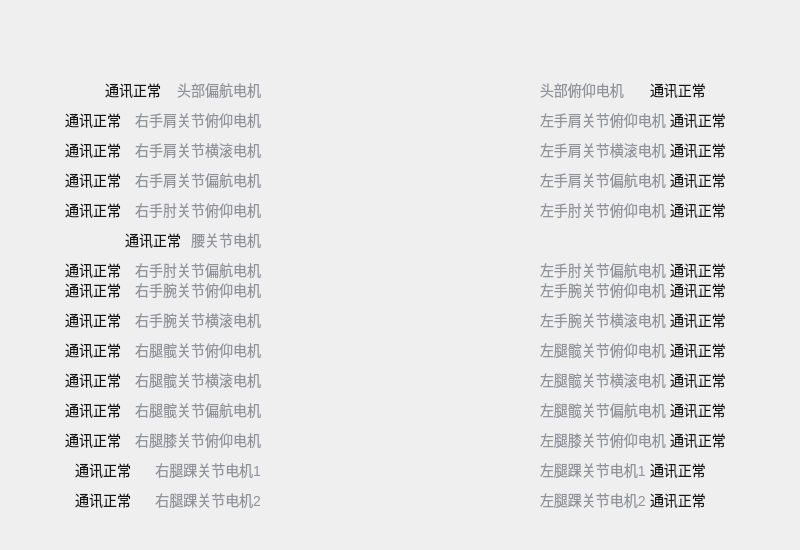
<?xml version="1.0" encoding="UTF-8"?>
<ui version="4.0">
 <class>DeviceInfoWidgetAtomMax</class>
 <widget class="QWidget" name="DeviceInfoWidgetAtomMax">
  <property name="geometry">
   <rect>
    <x>0</x>
    <y>0</y>
    <width>800</width>
    <height>550</height>
   </rect>
  </property>
  <property name="sizePolicy">
   <sizepolicy hsizetype="Fixed" vsizetype="Fixed">
    <horstretch>0</horstretch>
    <verstretch>0</verstretch>
   </sizepolicy>
  </property>
  <property name="minimumSize">
   <size>
    <width>800</width>
    <height>550</height>
   </size>
  </property>
  <property name="maximumSize">
   <size>
    <width>800</width>
    <height>550</height>
   </size>
  </property>
  <property name="styleSheet">
   <string notr="true"/>
  </property>
  <layout class="QHBoxLayout" name="horizontalLayout">
   <property name="spacing">
    <number>0</number>
   </property>
   <property name="leftMargin">
    <number>0</number>
   </property>
   <property name="topMargin">
    <number>0</number>
   </property>
   <property name="rightMargin">
    <number>0</number>
   </property>
   <property name="bottomMargin">
    <number>0</number>
   </property>
   <item>
    <widget class="QWidget" name="widget" native="true">
     <property name="styleSheet">
      <string notr="true">#widget{
	opacity: 1;
	background-image: url(:/res/image/atomMax.png);
	background-repeat: no-repeat;
	background-position: center;
}</string>
     </property>
     <widget class="QLabel" name="labelRShoulderPMotor">
      <property name="geometry">
       <rect>
        <x>40</x>
        <y>110</y>
        <width>81</width>
        <height>20</height>
       </rect>
      </property>
      <property name="sizePolicy">
       <sizepolicy hsizetype="Expanding" vsizetype="Preferred">
        <horstretch>0</horstretch>
        <verstretch>0</verstretch>
       </sizepolicy>
      </property>
      <property name="styleSheet">
       <string notr="true">.QLabel{
	opacity: 1;
	font-size: 14px;
	font-weight: normal;
	line-height: 24px;
	color: #131414;
	text-align: left;
}
.QLabel:!enabled{
	color: #ff7f7f;
}</string>
      </property>
      <property name="text">
       <string>通讯正常</string>
      </property>
      <property name="alignment">
       <set>Qt::AlignRight|Qt::AlignTrailing|Qt::AlignVCenter</set>
      </property>
     </widget>
     <widget class="QLabel" name="labelHeadYMotor">
      <property name="geometry">
       <rect>
        <x>50</x>
        <y>80</y>
        <width>111</width>
        <height>20</height>
       </rect>
      </property>
      <property name="sizePolicy">
       <sizepolicy hsizetype="Expanding" vsizetype="Preferred">
        <horstretch>0</horstretch>
        <verstretch>0</verstretch>
       </sizepolicy>
      </property>
      <property name="styleSheet">
       <string notr="true">.QLabel{
	opacity: 1;
	font-size: 14px;
	font-weight: normal;
	line-height: 24px;
	color: #131414;
	text-align: left;
}
.QLabel:!enabled{
	color: #ff7f7f;
}</string>
      </property>
      <property name="text">
       <string>通讯正常</string>
      </property>
      <property name="alignment">
       <set>Qt::AlignRight|Qt::AlignTrailing|Qt::AlignVCenter</set>
      </property>
     </widget>
     <widget class="QLabel" name="labelLElbowPMotor">
      <property name="geometry">
       <rect>
        <x>670</x>
        <y>200</y>
        <width>111</width>
        <height>20</height>
       </rect>
      </property>
      <property name="sizePolicy">
       <sizepolicy hsizetype="Expanding" vsizetype="Preferred">
        <horstretch>0</horstretch>
        <verstretch>0</verstretch>
       </sizepolicy>
      </property>
      <property name="styleSheet">
       <string notr="true">.QLabel{
	opacity: 1;
	font-size: 14px;
	font-weight: normal;
	line-height: 24px;
	color: #131414;
	text-align: left;
}
.QLabel:!enabled{
	color: #ff7f7f;
}</string>
      </property>
      <property name="text">
       <string>通讯正常</string>
      </property>
     </widget>
     <widget class="QLabel" name="label_20">
      <property name="geometry">
       <rect>
        <x>540</x>
        <y>140</y>
        <width>131</width>
        <height>20</height>
       </rect>
      </property>
      <property name="styleSheet">
       <string notr="true">font-weight: 400; 
font-size: 14px;
color: #909399 </string>
      </property>
      <property name="text">
       <string>左手肩关节横滚电机</string>
      </property>
     </widget>
     <widget class="QLabel" name="labelRKneePMotor">
      <property name="geometry">
       <rect>
        <x>40</x>
        <y>430</y>
        <width>81</width>
        <height>20</height>
       </rect>
      </property>
      <property name="sizePolicy">
       <sizepolicy hsizetype="Expanding" vsizetype="Preferred">
        <horstretch>0</horstretch>
        <verstretch>0</verstretch>
       </sizepolicy>
      </property>
      <property name="styleSheet">
       <string notr="true">.QLabel{
	opacity: 1;
	font-size: 14px;
	font-weight: normal;
	line-height: 24px;
	color: #131414;
	text-align: left;
}
.QLabel:!enabled{
	color: #ff7f7f;
}</string>
      </property>
      <property name="text">
       <string>通讯正常</string>
      </property>
      <property name="alignment">
       <set>Qt::AlignRight|Qt::AlignTrailing|Qt::AlignVCenter</set>
      </property>
     </widget>
     <widget class="QLabel" name="label_19">
      <property name="geometry">
       <rect>
        <x>540</x>
        <y>110</y>
        <width>131</width>
        <height>20</height>
       </rect>
      </property>
      <property name="styleSheet">
       <string notr="true">font-weight: 400; 
font-size: 14px;
color: #909399 </string>
      </property>
      <property name="text">
       <string>左手肩关节俯仰电机</string>
      </property>
     </widget>
     <widget class="QLabel" name="labelLHipYMotor">
      <property name="geometry">
       <rect>
        <x>670</x>
        <y>400</y>
        <width>111</width>
        <height>20</height>
       </rect>
      </property>
      <property name="sizePolicy">
       <sizepolicy hsizetype="Expanding" vsizetype="Preferred">
        <horstretch>0</horstretch>
        <verstretch>0</verstretch>
       </sizepolicy>
      </property>
      <property name="styleSheet">
       <string notr="true">.QLabel{
	opacity: 1;
	font-size: 14px;
	font-weight: normal;
	line-height: 24px;
	color: #131414;
	text-align: left;
}
.QLabel:!enabled{
	color: #ff7f7f;
}</string>
      </property>
      <property name="text">
       <string>通讯正常</string>
      </property>
     </widget>
     <widget class="QLabel" name="label_13">
      <property name="geometry">
       <rect>
        <x>130</x>
        <y>400</y>
        <width>131</width>
        <height>20</height>
       </rect>
      </property>
      <property name="styleSheet">
       <string notr="true">font-weight: 400; 
font-size: 14px;
color: #909399 </string>
      </property>
      <property name="text">
       <string>右腿髋关节偏航电机</string>
      </property>
      <property name="alignment">
       <set>Qt::AlignRight|Qt::AlignTrailing|Qt::AlignVCenter</set>
      </property>
     </widget>
     <widget class="QLabel" name="labelLWristPMotor">
      <property name="geometry">
       <rect>
        <x>670</x>
        <y>280</y>
        <width>111</width>
        <height>20</height>
       </rect>
      </property>
      <property name="sizePolicy">
       <sizepolicy hsizetype="Expanding" vsizetype="Preferred">
        <horstretch>0</horstretch>
        <verstretch>0</verstretch>
       </sizepolicy>
      </property>
      <property name="styleSheet">
       <string notr="true">.QLabel{
	opacity: 1;
	font-size: 14px;
	font-weight: normal;
	line-height: 24px;
	color: #131414;
	text-align: left;
}
.QLabel:!enabled{
	color: #ff7f7f;
}</string>
      </property>
      <property name="text">
       <string>通讯正常</string>
      </property>
     </widget>
     <widget class="QLabel" name="label_18">
      <property name="geometry">
       <rect>
        <x>160</x>
        <y>80</y>
        <width>101</width>
        <height>20</height>
       </rect>
      </property>
      <property name="styleSheet">
       <string notr="true">font-weight: 400; 
font-size: 14px;
color: #909399 </string>
      </property>
      <property name="text">
       <string>头部偏航电机</string>
      </property>
      <property name="alignment">
       <set>Qt::AlignRight|Qt::AlignTrailing|Qt::AlignVCenter</set>
      </property>
     </widget>
     <widget class="QLabel" name="labelRShoulderYMotor">
      <property name="geometry">
       <rect>
        <x>40</x>
        <y>170</y>
        <width>81</width>
        <height>20</height>
       </rect>
      </property>
      <property name="sizePolicy">
       <sizepolicy hsizetype="Expanding" vsizetype="Preferred">
        <horstretch>0</horstretch>
        <verstretch>0</verstretch>
       </sizepolicy>
      </property>
      <property name="styleSheet">
       <string notr="true">.QLabel{
	opacity: 1;
	font-size: 14px;
	font-weight: normal;
	line-height: 24px;
	color: #131414;
	text-align: left;
}
.QLabel:!enabled{
	color: #ff7f7f;
}</string>
      </property>
      <property name="text">
       <string>通讯正常</string>
      </property>
      <property name="alignment">
       <set>Qt::AlignRight|Qt::AlignTrailing|Qt::AlignVCenter</set>
      </property>
     </widget>
     <widget class="QLabel" name="label_37">
      <property name="geometry">
       <rect>
        <x>540</x>
        <y>490</y>
        <width>131</width>
        <height>20</height>
       </rect>
      </property>
      <property name="styleSheet">
       <string notr="true">font-weight: 400; 
font-size: 14px;
color: #909399 </string>
      </property>
      <property name="text">
       <string>左腿踝关节电机2</string>
      </property>
     </widget>
     <widget class="QLabel" name="labelLShoulderYMotor">
      <property name="geometry">
       <rect>
        <x>670</x>
        <y>170</y>
        <width>111</width>
        <height>20</height>
       </rect>
      </property>
      <property name="sizePolicy">
       <sizepolicy hsizetype="Expanding" vsizetype="Preferred">
        <horstretch>0</horstretch>
        <verstretch>0</verstretch>
       </sizepolicy>
      </property>
      <property name="styleSheet">
       <string notr="true">.QLabel{
	opacity: 1;
	font-size: 14px;
	font-weight: normal;
	line-height: 24px;
	color: #131414;
	text-align: left;
}
.QLabel:!enabled{
	color: #ff7f7f;
}</string>
      </property>
      <property name="text">
       <string>通讯正常</string>
      </property>
     </widget>
     <widget class="QLabel" name="label_12">
      <property name="geometry">
       <rect>
        <x>130</x>
        <y>370</y>
        <width>131</width>
        <height>20</height>
       </rect>
      </property>
      <property name="styleSheet">
       <string notr="true">font-weight: 400; 
font-size: 14px;
color: #909399 </string>
      </property>
      <property name="text">
       <string>右腿髋关节横滚电机</string>
      </property>
      <property name="alignment">
       <set>Qt::AlignRight|Qt::AlignTrailing|Qt::AlignVCenter</set>
      </property>
     </widget>
     <widget class="QLabel" name="labelLHipPMotor">
      <property name="geometry">
       <rect>
        <x>670</x>
        <y>340</y>
        <width>111</width>
        <height>20</height>
       </rect>
      </property>
      <property name="sizePolicy">
       <sizepolicy hsizetype="Expanding" vsizetype="Preferred">
        <horstretch>0</horstretch>
        <verstretch>0</verstretch>
       </sizepolicy>
      </property>
      <property name="styleSheet">
       <string notr="true">.QLabel{
	opacity: 1;
	font-size: 14px;
	font-weight: normal;
	line-height: 24px;
	color: #131414;
	text-align: left;
}
.QLabel:!enabled{
	color: #ff7f7f;
}</string>
      </property>
      <property name="text">
       <string>通讯正常</string>
      </property>
     </widget>
     <widget class="QLabel" name="label_25">
      <property name="geometry">
       <rect>
        <x>540</x>
        <y>310</y>
        <width>131</width>
        <height>20</height>
       </rect>
      </property>
      <property name="styleSheet">
       <string notr="true">font-weight: 400; 
font-size: 14px;
color: #909399 </string>
      </property>
      <property name="text">
       <string>左手腕关节横滚电机</string>
      </property>
     </widget>
     <widget class="QLabel" name="label_34">
      <property name="geometry">
       <rect>
        <x>540</x>
        <y>400</y>
        <width>131</width>
        <height>20</height>
       </rect>
      </property>
      <property name="styleSheet">
       <string notr="true">font-weight: 400; 
font-size: 14px;
color: #909399 </string>
      </property>
      <property name="text">
       <string>左腿髋关节偏航电机</string>
      </property>
     </widget>
     <widget class="QLabel" name="labelRElbowYMotor">
      <property name="geometry">
       <rect>
        <x>40</x>
        <y>260</y>
        <width>81</width>
        <height>20</height>
       </rect>
      </property>
      <property name="sizePolicy">
       <sizepolicy hsizetype="Expanding" vsizetype="Preferred">
        <horstretch>0</horstretch>
        <verstretch>0</verstretch>
       </sizepolicy>
      </property>
      <property name="styleSheet">
       <string notr="true">.QLabel{
	opacity: 1;
	font-size: 14px;
	font-weight: normal;
	line-height: 24px;
	color: #131414;
	text-align: left;
}
.QLabel:!enabled{
	color: #ff7f7f;
}</string>
      </property>
      <property name="text">
       <string>通讯正常</string>
      </property>
      <property name="alignment">
       <set>Qt::AlignRight|Qt::AlignTrailing|Qt::AlignVCenter</set>
      </property>
     </widget>
     <widget class="QLabel" name="label_33">
      <property name="geometry">
       <rect>
        <x>540</x>
        <y>370</y>
        <width>131</width>
        <height>20</height>
       </rect>
      </property>
      <property name="styleSheet">
       <string notr="true">font-weight: 400; 
font-size: 14px;
color: #909399 </string>
      </property>
      <property name="text">
       <string>左腿髋关节横滚电机</string>
      </property>
     </widget>
     <widget class="QLabel" name="label_28">
      <property name="geometry">
       <rect>
        <x>130</x>
        <y>200</y>
        <width>131</width>
        <height>20</height>
       </rect>
      </property>
      <property name="styleSheet">
       <string notr="true">font-weight: 400; 
font-size: 14px;
color: #909399 </string>
      </property>
      <property name="text">
       <string>右手肘关节俯仰电机</string>
      </property>
      <property name="alignment">
       <set>Qt::AlignRight|Qt::AlignTrailing|Qt::AlignVCenter</set>
      </property>
     </widget>
     <widget class="QLabel" name="label_31">
      <property name="geometry">
       <rect>
        <x>130</x>
        <y>310</y>
        <width>131</width>
        <height>20</height>
       </rect>
      </property>
      <property name="styleSheet">
       <string notr="true">font-weight: 400; 
font-size: 14px;
color: #909399 </string>
      </property>
      <property name="text">
       <string>右手腕关节横滚电机</string>
      </property>
      <property name="alignment">
       <set>Qt::AlignRight|Qt::AlignTrailing|Qt::AlignVCenter</set>
      </property>
     </widget>
     <widget class="QLabel" name="labelLElbowYMotor">
      <property name="geometry">
       <rect>
        <x>670</x>
        <y>260</y>
        <width>111</width>
        <height>20</height>
       </rect>
      </property>
      <property name="sizePolicy">
       <sizepolicy hsizetype="Expanding" vsizetype="Preferred">
        <horstretch>0</horstretch>
        <verstretch>0</verstretch>
       </sizepolicy>
      </property>
      <property name="styleSheet">
       <string notr="true">.QLabel{
	opacity: 1;
	font-size: 14px;
	font-weight: normal;
	line-height: 24px;
	color: #131414;
	text-align: left;
}
.QLabel:!enabled{
	color: #ff7f7f;
}</string>
      </property>
      <property name="text">
       <string>通讯正常</string>
      </property>
     </widget>
     <widget class="QLabel" name="label_17">
      <property name="geometry">
       <rect>
        <x>540</x>
        <y>80</y>
        <width>101</width>
        <height>20</height>
       </rect>
      </property>
      <property name="styleSheet">
       <string notr="true">font-weight: 400; 
font-size: 14px;
color: #909399 </string>
      </property>
      <property name="text">
       <string>头部俯仰电机</string>
      </property>
     </widget>
     <widget class="QLabel" name="labelLAnkleMotor1">
      <property name="geometry">
       <rect>
        <x>650</x>
        <y>460</y>
        <width>111</width>
        <height>20</height>
       </rect>
      </property>
      <property name="sizePolicy">
       <sizepolicy hsizetype="Expanding" vsizetype="Preferred">
        <horstretch>0</horstretch>
        <verstretch>0</verstretch>
       </sizepolicy>
      </property>
      <property name="styleSheet">
       <string notr="true">.QLabel{
	opacity: 1;
	font-size: 14px;
	font-weight: normal;
	line-height: 24px;
	color: #131414;
	text-align: left;
}
.QLabel:!enabled{
	color: #ff7f7f;
}</string>
      </property>
      <property name="text">
       <string>通讯正常</string>
      </property>
     </widget>
     <widget class="QLabel" name="labelLHipRMotor">
      <property name="geometry">
       <rect>
        <x>670</x>
        <y>370</y>
        <width>111</width>
        <height>20</height>
       </rect>
      </property>
      <property name="sizePolicy">
       <sizepolicy hsizetype="Expanding" vsizetype="Preferred">
        <horstretch>0</horstretch>
        <verstretch>0</verstretch>
       </sizepolicy>
      </property>
      <property name="styleSheet">
       <string notr="true">.QLabel{
	opacity: 1;
	font-size: 14px;
	font-weight: normal;
	line-height: 24px;
	color: #131414;
	text-align: left;
}
.QLabel:!enabled{
	color: #ff7f7f;
}</string>
      </property>
      <property name="text">
       <string>通讯正常</string>
      </property>
     </widget>
     <widget class="QLabel" name="labelLKneePMotor">
      <property name="geometry">
       <rect>
        <x>670</x>
        <y>430</y>
        <width>111</width>
        <height>20</height>
       </rect>
      </property>
      <property name="sizePolicy">
       <sizepolicy hsizetype="Expanding" vsizetype="Preferred">
        <horstretch>0</horstretch>
        <verstretch>0</verstretch>
       </sizepolicy>
      </property>
      <property name="styleSheet">
       <string notr="true">.QLabel{
	opacity: 1;
	font-size: 14px;
	font-weight: normal;
	line-height: 24px;
	color: #131414;
	text-align: left;
}
.QLabel:!enabled{
	color: #ff7f7f;
}</string>
      </property>
      <property name="text">
       <string>通讯正常</string>
      </property>
     </widget>
     <widget class="QLabel" name="labelRHipYMotor">
      <property name="geometry">
       <rect>
        <x>40</x>
        <y>400</y>
        <width>81</width>
        <height>20</height>
       </rect>
      </property>
      <property name="sizePolicy">
       <sizepolicy hsizetype="Expanding" vsizetype="Preferred">
        <horstretch>0</horstretch>
        <verstretch>0</verstretch>
       </sizepolicy>
      </property>
      <property name="styleSheet">
       <string notr="true">.QLabel{
	opacity: 1;
	font-size: 14px;
	font-weight: normal;
	line-height: 24px;
	color: #131414;
	text-align: left;
}
.QLabel:!enabled{
	color: #ff7f7f;
}</string>
      </property>
      <property name="text">
       <string>通讯正常</string>
      </property>
      <property name="alignment">
       <set>Qt::AlignRight|Qt::AlignTrailing|Qt::AlignVCenter</set>
      </property>
     </widget>
     <widget class="QLabel" name="label_35">
      <property name="geometry">
       <rect>
        <x>540</x>
        <y>430</y>
        <width>131</width>
        <height>20</height>
       </rect>
      </property>
      <property name="styleSheet">
       <string notr="true">font-weight: 400; 
font-size: 14px;
color: #909399 </string>
      </property>
      <property name="text">
       <string>左腿膝关节俯仰电机</string>
      </property>
     </widget>
     <widget class="QLabel" name="labelRHipPMotor">
      <property name="geometry">
       <rect>
        <x>40</x>
        <y>340</y>
        <width>81</width>
        <height>20</height>
       </rect>
      </property>
      <property name="sizePolicy">
       <sizepolicy hsizetype="Expanding" vsizetype="Preferred">
        <horstretch>0</horstretch>
        <verstretch>0</verstretch>
       </sizepolicy>
      </property>
      <property name="styleSheet">
       <string notr="true">.QLabel{
	opacity: 1;
	font-size: 14px;
	font-weight: normal;
	line-height: 24px;
	color: #131414;
	text-align: left;
}
.QLabel:!enabled{
	color: #ff7f7f;
}</string>
      </property>
      <property name="text">
       <string>通讯正常</string>
      </property>
      <property name="alignment">
       <set>Qt::AlignRight|Qt::AlignTrailing|Qt::AlignVCenter</set>
      </property>
     </widget>
     <widget class="QLabel" name="label_24">
      <property name="geometry">
       <rect>
        <x>540</x>
        <y>280</y>
        <width>131</width>
        <height>20</height>
       </rect>
      </property>
      <property name="styleSheet">
       <string notr="true">font-weight: 400; 
font-size: 14px;
color: #909399 </string>
      </property>
      <property name="text">
       <string>左手腕关节俯仰电机</string>
      </property>
     </widget>
     <widget class="QLabel" name="label_29">
      <property name="geometry">
       <rect>
        <x>180</x>
        <y>230</y>
        <width>81</width>
        <height>20</height>
       </rect>
      </property>
      <property name="styleSheet">
       <string notr="true">font-weight: 400; 
font-size: 14px;
color: #909399 </string>
      </property>
      <property name="text">
       <string>腰关节电机</string>
      </property>
      <property name="alignment">
       <set>Qt::AlignRight|Qt::AlignTrailing|Qt::AlignVCenter</set>
      </property>
     </widget>
     <widget class="QLabel" name="labelRHipRMotor">
      <property name="geometry">
       <rect>
        <x>40</x>
        <y>370</y>
        <width>81</width>
        <height>20</height>
       </rect>
      </property>
      <property name="sizePolicy">
       <sizepolicy hsizetype="Expanding" vsizetype="Preferred">
        <horstretch>0</horstretch>
        <verstretch>0</verstretch>
       </sizepolicy>
      </property>
      <property name="styleSheet">
       <string notr="true">.QLabel{
	opacity: 1;
	font-size: 14px;
	font-weight: normal;
	line-height: 24px;
	color: #131414;
	text-align: left;
}
.QLabel:!enabled{
	color: #ff7f7f;
}</string>
      </property>
      <property name="text">
       <string>通讯正常</string>
      </property>
      <property name="alignment">
       <set>Qt::AlignRight|Qt::AlignTrailing|Qt::AlignVCenter</set>
      </property>
     </widget>
     <widget class="QLabel" name="labelLShoulderPMotor">
      <property name="geometry">
       <rect>
        <x>670</x>
        <y>110</y>
        <width>111</width>
        <height>20</height>
       </rect>
      </property>
      <property name="sizePolicy">
       <sizepolicy hsizetype="Expanding" vsizetype="Preferred">
        <horstretch>0</horstretch>
        <verstretch>0</verstretch>
       </sizepolicy>
      </property>
      <property name="styleSheet">
       <string notr="true">.QLabel{
	opacity: 1;
	font-size: 14px;
	font-weight: normal;
	line-height: 24px;
	color: #131414;
	text-align: left;
}
.QLabel:!enabled{
	color: #ff7f7f;
}</string>
      </property>
      <property name="text">
       <string>通讯正常</string>
      </property>
     </widget>
     <widget class="QLabel" name="labelWaistMotor">
      <property name="geometry">
       <rect>
        <x>100</x>
        <y>230</y>
        <width>81</width>
        <height>20</height>
       </rect>
      </property>
      <property name="sizePolicy">
       <sizepolicy hsizetype="Expanding" vsizetype="Preferred">
        <horstretch>0</horstretch>
        <verstretch>0</verstretch>
       </sizepolicy>
      </property>
      <property name="styleSheet">
       <string notr="true">.QLabel{
	opacity: 1;
	font-size: 14px;
	font-weight: normal;
	line-height: 24px;
	color: #131414;
	text-align: left;
}
.QLabel:!enabled{
	color: #ff7f7f;
}</string>
      </property>
      <property name="text">
       <string>通讯正常</string>
      </property>
      <property name="alignment">
       <set>Qt::AlignRight|Qt::AlignTrailing|Qt::AlignVCenter</set>
      </property>
     </widget>
     <widget class="QLabel" name="label_10">
      <property name="geometry">
       <rect>
        <x>130</x>
        <y>110</y>
        <width>131</width>
        <height>20</height>
       </rect>
      </property>
      <property name="styleSheet">
       <string notr="true">font-weight: 400; 
font-size: 14px;
color: #909399 </string>
      </property>
      <property name="text">
       <string>右手肩关节俯仰电机</string>
      </property>
      <property name="alignment">
       <set>Qt::AlignRight|Qt::AlignTrailing|Qt::AlignVCenter</set>
      </property>
     </widget>
     <widget class="QLabel" name="labelHeadPMotor">
      <property name="geometry">
       <rect>
        <x>650</x>
        <y>80</y>
        <width>111</width>
        <height>20</height>
       </rect>
      </property>
      <property name="sizePolicy">
       <sizepolicy hsizetype="Expanding" vsizetype="Preferred">
        <horstretch>0</horstretch>
        <verstretch>0</verstretch>
       </sizepolicy>
      </property>
      <property name="styleSheet">
       <string notr="true">.QLabel{
	opacity: 1;
	font-size: 14px;
	font-weight: normal;
	line-height: 24px;
	color: #131414;
	text-align: left;
}
.QLabel:!enabled{
	color: #ff7f7f;
}</string>
      </property>
      <property name="text">
       <string>通讯正常</string>
      </property>
     </widget>
     <widget class="QLabel" name="label_9">
      <property name="geometry">
       <rect>
        <x>130</x>
        <y>260</y>
        <width>131</width>
        <height>20</height>
       </rect>
      </property>
      <property name="styleSheet">
       <string notr="true">font-weight: 400; 
font-size: 14px;
color: #909399 </string>
      </property>
      <property name="text">
       <string>右手肘关节偏航电机</string>
      </property>
      <property name="alignment">
       <set>Qt::AlignRight|Qt::AlignTrailing|Qt::AlignVCenter</set>
      </property>
     </widget>
     <widget class="QLabel" name="label_15">
      <property name="geometry">
       <rect>
        <x>130</x>
        <y>460</y>
        <width>131</width>
        <height>20</height>
       </rect>
      </property>
      <property name="styleSheet">
       <string notr="true">font-weight: 400; 
font-size: 14px;
color: #909399 </string>
      </property>
      <property name="text">
       <string>右腿踝关节电机1</string>
      </property>
      <property name="alignment">
       <set>Qt::AlignRight|Qt::AlignTrailing|Qt::AlignVCenter</set>
      </property>
     </widget>
     <widget class="QLabel" name="labelLShoulderRMotor">
      <property name="geometry">
       <rect>
        <x>670</x>
        <y>140</y>
        <width>111</width>
        <height>20</height>
       </rect>
      </property>
      <property name="sizePolicy">
       <sizepolicy hsizetype="Expanding" vsizetype="Preferred">
        <horstretch>0</horstretch>
        <verstretch>0</verstretch>
       </sizepolicy>
      </property>
      <property name="styleSheet">
       <string notr="true">.QLabel{
	opacity: 1;
	font-size: 14px;
	font-weight: normal;
	line-height: 24px;
	color: #131414;
	text-align: left;
}
.QLabel:!enabled{
	color: #ff7f7f;
}</string>
      </property>
      <property name="text">
       <string>通讯正常</string>
      </property>
     </widget>
     <widget class="QLabel" name="labelRWristRMotor">
      <property name="geometry">
       <rect>
        <x>40</x>
        <y>310</y>
        <width>81</width>
        <height>20</height>
       </rect>
      </property>
      <property name="sizePolicy">
       <sizepolicy hsizetype="Expanding" vsizetype="Preferred">
        <horstretch>0</horstretch>
        <verstretch>0</verstretch>
       </sizepolicy>
      </property>
      <property name="styleSheet">
       <string notr="true">.QLabel{
	opacity: 1;
	font-size: 14px;
	font-weight: normal;
	line-height: 24px;
	color: #131414;
	text-align: left;
}
.QLabel:!enabled{
	color: #ff7f7f;
}</string>
      </property>
      <property name="text">
       <string>通讯正常</string>
      </property>
      <property name="alignment">
       <set>Qt::AlignRight|Qt::AlignTrailing|Qt::AlignVCenter</set>
      </property>
     </widget>
     <widget class="QLabel" name="label_32">
      <property name="geometry">
       <rect>
        <x>540</x>
        <y>340</y>
        <width>131</width>
        <height>20</height>
       </rect>
      </property>
      <property name="styleSheet">
       <string notr="true">font-weight: 400; 
font-size: 14px;
color: #909399 </string>
      </property>
      <property name="text">
       <string>左腿髋关节俯仰电机</string>
      </property>
     </widget>
     <widget class="QLabel" name="labelLWristRMotor">
      <property name="geometry">
       <rect>
        <x>670</x>
        <y>310</y>
        <width>111</width>
        <height>20</height>
       </rect>
      </property>
      <property name="sizePolicy">
       <sizepolicy hsizetype="Expanding" vsizetype="Preferred">
        <horstretch>0</horstretch>
        <verstretch>0</verstretch>
       </sizepolicy>
      </property>
      <property name="styleSheet">
       <string notr="true">.QLabel{
	opacity: 1;
	font-size: 14px;
	font-weight: normal;
	line-height: 24px;
	color: #131414;
	text-align: left;
}
.QLabel:!enabled{
	color: #ff7f7f;
}</string>
      </property>
      <property name="text">
       <string>通讯正常</string>
      </property>
     </widget>
     <widget class="QLabel" name="labelRShoulderRMotor">
      <property name="geometry">
       <rect>
        <x>40</x>
        <y>140</y>
        <width>81</width>
        <height>20</height>
       </rect>
      </property>
      <property name="sizePolicy">
       <sizepolicy hsizetype="Expanding" vsizetype="Preferred">
        <horstretch>0</horstretch>
        <verstretch>0</verstretch>
       </sizepolicy>
      </property>
      <property name="styleSheet">
       <string notr="true">.QLabel{
	opacity: 1;
	font-size: 14px;
	font-weight: normal;
	line-height: 24px;
	color: #131414;
	text-align: left;
}
.QLabel:!enabled{
	color: #ff7f7f;
}</string>
      </property>
      <property name="text">
       <string>通讯正常</string>
      </property>
      <property name="alignment">
       <set>Qt::AlignRight|Qt::AlignTrailing|Qt::AlignVCenter</set>
      </property>
     </widget>
     <widget class="QLabel" name="label_11">
      <property name="geometry">
       <rect>
        <x>130</x>
        <y>340</y>
        <width>131</width>
        <height>20</height>
       </rect>
      </property>
      <property name="styleSheet">
       <string notr="true">font-weight: 400; 
font-size: 14px;
color: #909399 </string>
      </property>
      <property name="text">
       <string>右腿髋关节俯仰电机</string>
      </property>
      <property name="alignment">
       <set>Qt::AlignRight|Qt::AlignTrailing|Qt::AlignVCenter</set>
      </property>
     </widget>
     <widget class="QLabel" name="label_21">
      <property name="geometry">
       <rect>
        <x>540</x>
        <y>170</y>
        <width>131</width>
        <height>20</height>
       </rect>
      </property>
      <property name="styleSheet">
       <string notr="true">font-weight: 400; 
font-size: 14px;
color: #909399 </string>
      </property>
      <property name="text">
       <string>左手肩关节偏航电机</string>
      </property>
     </widget>
     <widget class="QLabel" name="labelLAnkleMotor2">
      <property name="geometry">
       <rect>
        <x>650</x>
        <y>490</y>
        <width>111</width>
        <height>20</height>
       </rect>
      </property>
      <property name="sizePolicy">
       <sizepolicy hsizetype="Expanding" vsizetype="Preferred">
        <horstretch>0</horstretch>
        <verstretch>0</verstretch>
       </sizepolicy>
      </property>
      <property name="styleSheet">
       <string notr="true">.QLabel{
	opacity: 1;
	font-size: 14px;
	font-weight: normal;
	line-height: 24px;
	color: #131414;
	text-align: left;
}
.QLabel:!enabled{
	color: #ff7f7f;
}</string>
      </property>
      <property name="text">
       <string>通讯正常</string>
      </property>
     </widget>
     <widget class="QLabel" name="labelRAnkleMotor2">
      <property name="geometry">
       <rect>
        <x>50</x>
        <y>490</y>
        <width>81</width>
        <height>20</height>
       </rect>
      </property>
      <property name="sizePolicy">
       <sizepolicy hsizetype="Expanding" vsizetype="Preferred">
        <horstretch>0</horstretch>
        <verstretch>0</verstretch>
       </sizepolicy>
      </property>
      <property name="styleSheet">
       <string notr="true">.QLabel{
	opacity: 1;
	font-size: 14px;
	font-weight: normal;
	line-height: 24px;
	color: #131414;
	text-align: left;
}
.QLabel:!enabled{
	color: #ff7f7f;
}</string>
      </property>
      <property name="text">
       <string>通讯正常</string>
      </property>
      <property name="alignment">
       <set>Qt::AlignRight|Qt::AlignTrailing|Qt::AlignVCenter</set>
      </property>
     </widget>
     <widget class="QLabel" name="label_22">
      <property name="geometry">
       <rect>
        <x>540</x>
        <y>200</y>
        <width>131</width>
        <height>20</height>
       </rect>
      </property>
      <property name="styleSheet">
       <string notr="true">font-weight: 400; 
font-size: 14px;
color: #909399 </string>
      </property>
      <property name="text">
       <string>左手肘关节俯仰电机</string>
      </property>
     </widget>
     <widget class="QLabel" name="label_16">
      <property name="geometry">
       <rect>
        <x>130</x>
        <y>490</y>
        <width>131</width>
        <height>20</height>
       </rect>
      </property>
      <property name="styleSheet">
       <string notr="true">font-weight: 400; 
font-size: 14px;
color: #909399 </string>
      </property>
      <property name="text">
       <string>右腿踝关节电机2</string>
      </property>
      <property name="alignment">
       <set>Qt::AlignRight|Qt::AlignTrailing|Qt::AlignVCenter</set>
      </property>
     </widget>
     <widget class="QLabel" name="labelRAnkleMotor1">
      <property name="geometry">
       <rect>
        <x>50</x>
        <y>460</y>
        <width>81</width>
        <height>20</height>
       </rect>
      </property>
      <property name="sizePolicy">
       <sizepolicy hsizetype="Expanding" vsizetype="Preferred">
        <horstretch>0</horstretch>
        <verstretch>0</verstretch>
       </sizepolicy>
      </property>
      <property name="styleSheet">
       <string notr="true">.QLabel{
	opacity: 1;
	font-size: 14px;
	font-weight: normal;
	line-height: 24px;
	color: #131414;
	text-align: left;
}
.QLabel:!enabled{
	color: #ff7f7f;
}</string>
      </property>
      <property name="text">
       <string>通讯正常</string>
      </property>
      <property name="alignment">
       <set>Qt::AlignRight|Qt::AlignTrailing|Qt::AlignVCenter</set>
      </property>
     </widget>
     <widget class="QLabel" name="label_36">
      <property name="geometry">
       <rect>
        <x>540</x>
        <y>460</y>
        <width>131</width>
        <height>20</height>
       </rect>
      </property>
      <property name="styleSheet">
       <string notr="true">font-weight: 400; 
font-size: 14px;
color: #909399 </string>
      </property>
      <property name="text">
       <string>左腿踝关节电机1</string>
      </property>
     </widget>
     <widget class="QLabel" name="label_27">
      <property name="geometry">
       <rect>
        <x>130</x>
        <y>170</y>
        <width>131</width>
        <height>20</height>
       </rect>
      </property>
      <property name="styleSheet">
       <string notr="true">font-weight: 400; 
font-size: 14px;
color: #909399 </string>
      </property>
      <property name="text">
       <string>右手肩关节偏航电机</string>
      </property>
      <property name="alignment">
       <set>Qt::AlignRight|Qt::AlignTrailing|Qt::AlignVCenter</set>
      </property>
     </widget>
     <widget class="QLabel" name="label_14">
      <property name="geometry">
       <rect>
        <x>130</x>
        <y>430</y>
        <width>131</width>
        <height>20</height>
       </rect>
      </property>
      <property name="styleSheet">
       <string notr="true">font-weight: 400; 
font-size: 14px;
color: #909399 </string>
      </property>
      <property name="text">
       <string>右腿膝关节俯仰电机</string>
      </property>
      <property name="alignment">
       <set>Qt::AlignRight|Qt::AlignTrailing|Qt::AlignVCenter</set>
      </property>
     </widget>
     <widget class="QLabel" name="labelRWristPMotor">
      <property name="geometry">
       <rect>
        <x>40</x>
        <y>280</y>
        <width>81</width>
        <height>20</height>
       </rect>
      </property>
      <property name="sizePolicy">
       <sizepolicy hsizetype="Expanding" vsizetype="Preferred">
        <horstretch>0</horstretch>
        <verstretch>0</verstretch>
       </sizepolicy>
      </property>
      <property name="styleSheet">
       <string notr="true">.QLabel{
	opacity: 1;
	font-size: 14px;
	font-weight: normal;
	line-height: 24px;
	color: #131414;
	text-align: left;
}
.QLabel:!enabled{
	color: #ff7f7f;
}</string>
      </property>
      <property name="text">
       <string>通讯正常</string>
      </property>
      <property name="alignment">
       <set>Qt::AlignRight|Qt::AlignTrailing|Qt::AlignVCenter</set>
      </property>
     </widget>
     <widget class="QLabel" name="label_26">
      <property name="geometry">
       <rect>
        <x>130</x>
        <y>140</y>
        <width>131</width>
        <height>20</height>
       </rect>
      </property>
      <property name="styleSheet">
       <string notr="true">font-weight: 400; 
font-size: 14px;
color: #909399 </string>
      </property>
      <property name="text">
       <string>右手肩关节横滚电机</string>
      </property>
      <property name="alignment">
       <set>Qt::AlignRight|Qt::AlignTrailing|Qt::AlignVCenter</set>
      </property>
     </widget>
     <widget class="QLabel" name="label_30">
      <property name="geometry">
       <rect>
        <x>130</x>
        <y>280</y>
        <width>131</width>
        <height>20</height>
       </rect>
      </property>
      <property name="styleSheet">
       <string notr="true">font-weight: 400; 
font-size: 14px;
color: #909399 </string>
      </property>
      <property name="text">
       <string>右手腕关节俯仰电机</string>
      </property>
      <property name="alignment">
       <set>Qt::AlignRight|Qt::AlignTrailing|Qt::AlignVCenter</set>
      </property>
     </widget>
     <widget class="QLabel" name="labelRElbowPMotor">
      <property name="geometry">
       <rect>
        <x>40</x>
        <y>200</y>
        <width>81</width>
        <height>20</height>
       </rect>
      </property>
      <property name="sizePolicy">
       <sizepolicy hsizetype="Expanding" vsizetype="Preferred">
        <horstretch>0</horstretch>
        <verstretch>0</verstretch>
       </sizepolicy>
      </property>
      <property name="styleSheet">
       <string notr="true">.QLabel{
	opacity: 1;
	font-size: 14px;
	font-weight: normal;
	line-height: 24px;
	color: #131414;
	text-align: left;
}
.QLabel:!enabled{
	color: #ff7f7f;
}</string>
      </property>
      <property name="text">
       <string>通讯正常</string>
      </property>
      <property name="alignment">
       <set>Qt::AlignRight|Qt::AlignTrailing|Qt::AlignVCenter</set>
      </property>
     </widget>
     <widget class="QLabel" name="label_23">
      <property name="geometry">
       <rect>
        <x>540</x>
        <y>260</y>
        <width>131</width>
        <height>20</height>
       </rect>
      </property>
      <property name="styleSheet">
       <string notr="true">font-weight: 400; 
font-size: 14px;
color: #909399 </string>
      </property>
      <property name="text">
       <string>左手肘关节偏航电机</string>
      </property>
     </widget>
    </widget>
   </item>
  </layout>
 </widget>
 <resources/>
 <connections/>
</ui>
